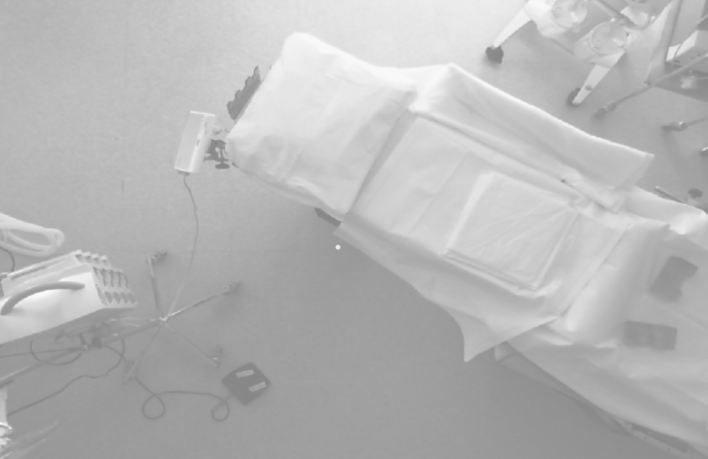
#> input picture pic/tabletimg.png, 1415 x 917 px, found by its file name (shown at 1/2 size)
$ jupyter execute --allow-errors LogParserTablet.ipynb
#> lines starting #> are read from the running program, lines starting #| are printed output that depends on the picture
[cell 1]
import matplotlib.pyplot as plt

##Set PATH
path='/Users/louise/Documents/source/LogFileReader/logging_files_may06/'
fileTablet = 'loggerFile_tablet.txt'

#contains the file broken into a list
fileListTablet=[]

#> (the rest of this cell did not finish here and is left out)

[cell 2]
# look for how many times a light was turned on / off (tablet)
Light1ON = 0
Light1OFF = 0
Light2ON = 0
Light2OFF = 0
Light3ON = 0
Light3OFF = 0
Light4ON = 0
Light4OFF = 0
Light5ON = 0
Light5OFF = 0
Light6ON = 0
Light6OFF = 0
Light7ON = 0
Light7OFF = 0

if fileTablet.find('tablet') !=-1:
    #Loop through all the lines in the file
    for num3 in range(len(fileListTablet)):
        strline = fileListTablet[num3]
        #print('num:', num2)
        if len(strline) == 0:
            # do nothing
            x = 1
        #light1
        elif 'light1' == strline[0] and 'ON' == strline[1]:
            Light1ON = Light1ON + 1
            print('1:', strline[0], 'was turned ON ', strline[2], 'at', strline[5])

        elif 'light1' == strline[0] and 'OFF' == strline[1]:
            Light1OFF = Light1OFF + 1
            print('1:', strline[0], 'was turned OFF ', strline[2], 'at', strline[5])

        #light2
        elif 'light2' == strline[0] and 'ON' == strline[1]:
            Light2ON = Light2ON + 1
            print('2:', strline[0], 'was turned ON ', strline[2], 'at', strline[5])

        elif 'light2' == strline[0] and 'OFF' == strline[1]:
            Light2OFF = Light2OFF + 1
            print('2:', strline[0], 'was turned OFF ', strline[2], 'at', strline[5])

        #light3
        elif 'light3' == strline[0] and 'ON' == strline[1]:
            Light3ON = Light3ON + 1
            print('3:', strline[0], 'was turned ON ', strline[2], 'at', strline[5])

        elif 'light3' == strline[0] and 'OFF' == strline[1]:
            Light3OFF = Light3OFF + 1
            print('3:', strline[0], 'was turned OFF ', strline[2], 'at', strline[5])

        #light4
        elif 'light4' == strline[0] and 'ON' == strline[1]:
            Light4ON = Light4ON + 1
            print('4:', strline[0], 'was turned ON ', strline[2], 'at', strline[5])

        elif 'light4' == strline[0] and 'OFF' == strline[1]:
            Light4OFF = Light4OFF + 1
            print('4:', strline[0], 'was turned OFF', strline[2], 'at', strline[5])

        #light5
        elif 'light5' == strline[0] and 'ON' == strline[1]:
            Light5ON = Light5ON + 1
            print('5:', strline[0], 'was turned ON ', strline[2], 'at', strline[5])

        elif 'light5' == strline[0] and 'OFF' == strline[1]:
            Light5OFF = Light5OFF + 1
            print('5:', strline[0], 'was turned OFF ', strline[2], 'at', strline[5])

        #light6
        elif 'light6' == strline[0] and 'ON' == strline[1]:
            Light6ON = Light6ON + 1
            print('6:', strline[0], 'was turned ON ', strline[2], 'at', strline[5])

        elif 'light6' == strline[0] and 'OFF' == strline[1]:
            Light6OFF = Light6OFF + 1
            print('6:', strline[0], 'was turned OFF ', strline[2], 'at', strline[5])

        #light7
        elif 'light7' == strline[0] and 'ON' == strline[1]:
            Light7ON = Light7ON + 1
            print('7:', strline[0], 'was turned ON ', strline[2], 'at', strline[5])

        elif 'light7' == strline[0] and 'OFF' == strline[1]:
            Light7OFF = Light7OFF + 1
            print('7:', strline[0], 'was turned OFF', strline[2], 'at', strline[5])

print('Light1 turned ON: ', Light1ON)
print('Light1 turned OFF: ', Light1OFF)
print('Light2 turned ON: ', Light2ON)
print('Light2 turned OFF: ', Light2OFF)
print('Light3 turned ON: ', Light3ON)
print('Light3 turned OFF: ', Light3OFF)
print('Light4 turned ON: ', Light4ON)
print('Light4 turned OFF: ', Light4OFF)
print('Light5 turned ON: ', Light5ON)
print('Light5 turned OFF: ', Light5OFF)
print('Light6 turned ON: ', Light6ON)
print('Light6 turned OFF: ', Light6OFF)
print('Light7 turned ON: ', Light7ON)
print('Light7 turned OFF: ', Light7OFF)

[cell 3]
# look for how many times the light intensity was changed(tablet)
LightIntensity = 0
lastTime = 0
lastDay= 0

if fileTablet.find('tablet') !=-1:
    for num4, strline in enumerate(fileListTablet):
        if len(strline) == 0:
            # do nothing
            x = 1
        # ['intensityChanged', 'Fri', 'Mar', '31', '12:03:47', '2017']
        if 'intensityChanged' in strline:
            t = strline[4]
            (h, m, s) = t.split(':')
            result = int(h) * 3600 + int(m) * 60 + int(s)
            #print('time in seconds: ', result)
            if lastTime == 0:
                lastDay = strline[1]
                lastTime = result
                print('light intensity changed for first time in file: ', strline[4], ' day: ', lastDay)
            elif (result - lastTime) < 60 and (result - lastTime) > -1:
                lastDay = strline[1]
                lastTime = result
            else: # count at end of movement
                LightIntensity = LightIntensity + 1
                print('light intensity ++: ', lastTime, ' day: ', lastDay)
                lastDay = strline[3]
                lastTime = result

print('Light intensity: ', LightIntensity+1) # will not have counted last one

[cell 4]
# look for how many times the lights were moved (tablet)
LightMoved = 0
lastResult = 0
lastDay = 0
lastTime = 0

listOfMovementsTabletX = []
listOfMovementsTabletY = []
listOfMovementsTabletT = []
tempListX = []
tempListY = []
tempListT = []

if fileTablet.find('tablet') !=-1:
    for num5, strline in enumerate(fileListTablet):
        if len(strline) == 0:
            # do nothing
            x = 1
        # ['positionChanged', 'Fri', 'Mar', '31', '12:03:40', '2017']
        elif 'positionChanged' in strline:
            #print('position changed: ', strline[1], ' time: ', strline[4], ' dif: ', (result-lastTime) )
            t = strline[4]
            (h, m, s) = t.split(':')
            result = int(h) * 3600 + int(m) * 60 + int(s)
            #print('time in seconds: ', result)
            if lastTime == 0:
                lastDay = strline[1]
                lastResult = result
                lastTime = strline[4]
                print('light moved for first time in file: ', lastTime)
            elif (result - lastResult) < 20 and (result - lastResult) > -1:
                lastDay = strline[1]
                lastResult = result
                lastTime = strline[4]
                #print('still in same movement')
            else:
                listOfMovementsTabletX.append(tempListX)
                listOfMovementsTabletY.append(tempListY)
                listOfMovementsTabletT.append(tempListT)
                # clear lists
                tempListX = []
                tempListY = []
                tempListT = []
                # count at end of movement
                LightMoved = LightMoved + 1
                print('light moved ++, day: ', lastDay, ' time: ',  lastTime)
                lastDay = strline[1]
                lastResult = result
                lastTime = strline[4]
            tempListT.append(result)
        if 'pos:' in strline:
            tempListX.append(strline[1])
            tempListY.append(strline[2])

listOfMovementsTabletX.append(tempListX)
listOfMovementsTabletY.append(tempListY)
listOfMovementsTabletT.append(tempListT)

print('light moved ++, day: ', lastDay, ' time: ',  lastTime)
print('Lights moved: ', LightMoved+1) # will not have counted last one
print('Length of movement list X: ', len(listOfMovementsTabletX))
print('Length of movement list T: ', len(listOfMovementsTabletT))

[cell 5]
print('Length of movement list X: ', len(listOfMovementsTabletX))
print('Length of movement list T: ', len(listOfMovementsTabletT))

if fileTablet.find('tablet') !=-1:
    for i, movementX in enumerate(listOfMovementsTabletX):
        image_name = '/Users/louise/Documents/source/LogFileReader/pic/tabletimg.png'
        im = plt.imread(image_name)
#> im is the input picture: shape (917, 1415, 4) float32; mean R, G, B, A 0.716, 0.716, 0.716, 1
        implot = plt.imshow(im, extent=[230, -70, -40, 180])
        print('i: ', i)
        print('Length X: ', len(listOfMovementsTabletX[i]))
        print('Length Y: ', len(listOfMovementsTabletY[i]))
        print('Length T: ', len(listOfMovementsTabletT[i]))
        plt.scatter(listOfMovementsTabletX[i], listOfMovementsTabletY[i], c=listOfMovementsTabletT[i], s=10, cmap='cool')
        axes = plt.gca()
        axes.set_xlim([230,-70])
        axes.set_ylim([-40,180])
        plt.axis('off')
        plt.show()
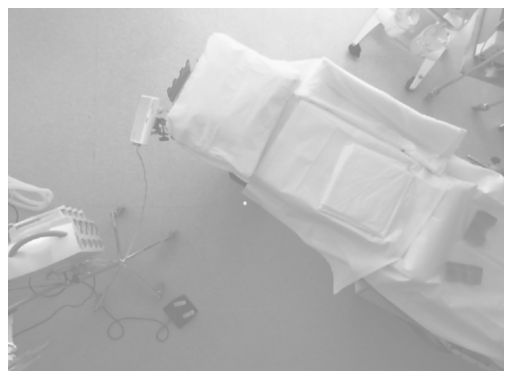
#> figure drawn by matplotlib, 1 panel


$ run again, with pic/kinectimg.png copied over pic/tabletimg.png
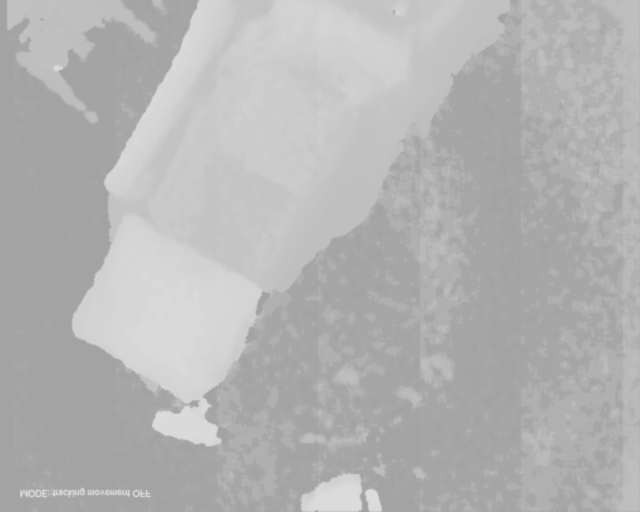
#> input picture pic/kinectimg.png, 1280 x 1023 px, found by its file name (shown at 1/2 size)
#> im is the input picture: shape (1023, 1280, 4) float32; mean R, G, B, A 0.699, 0.699, 0.699, 1
#> `plt.show()`:
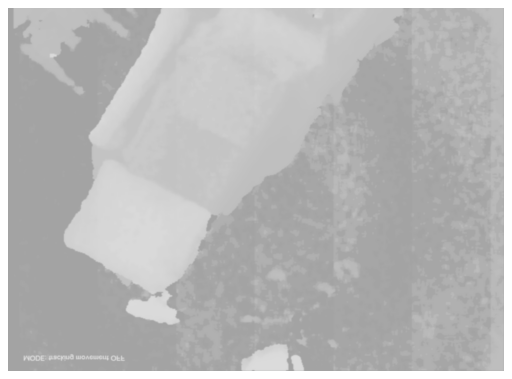
#> figure drawn by matplotlib, 1 panel
